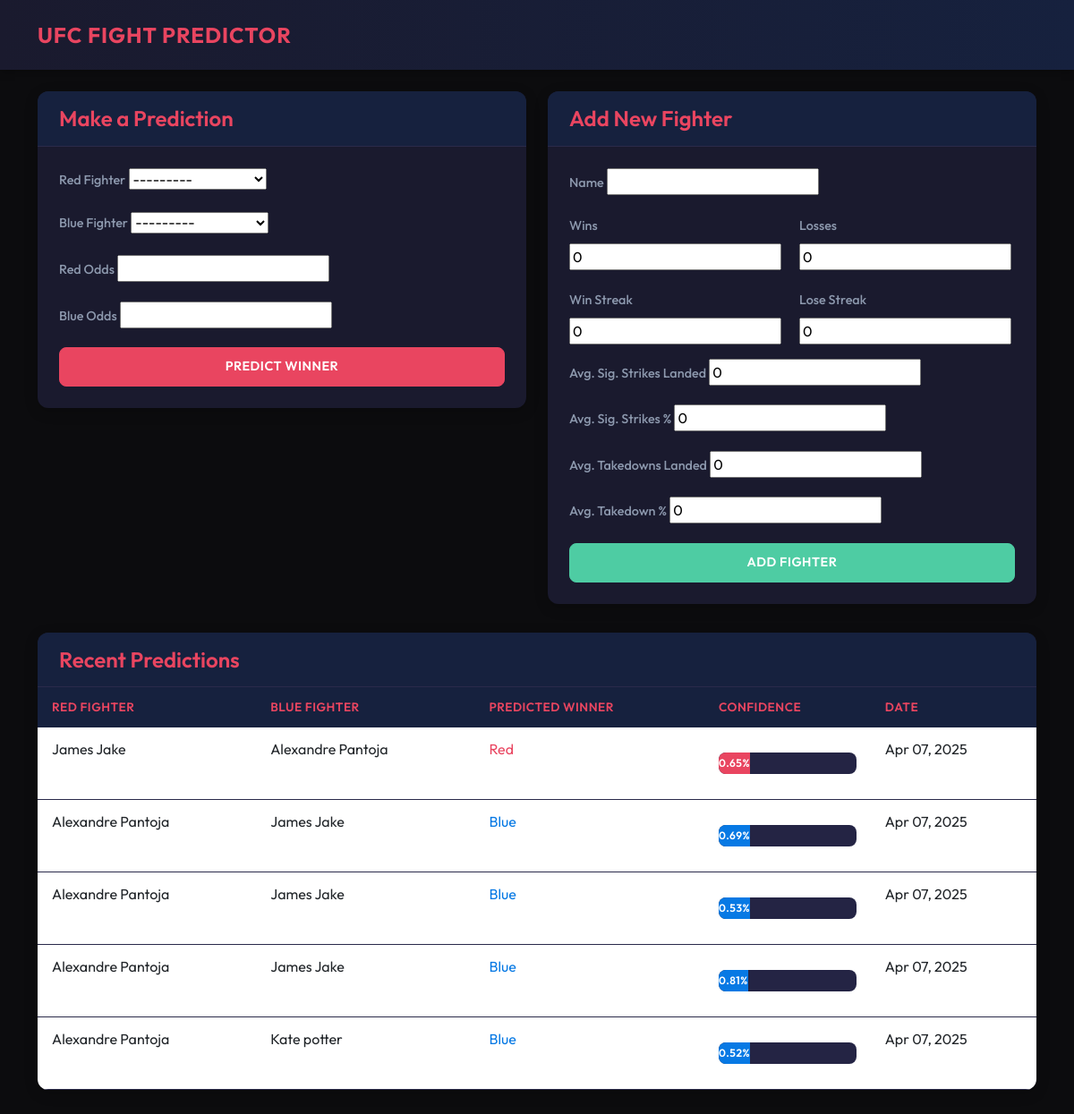
The page / on the database its author committed.
### predictor/models.py (models this page shows, shortened)
class Prediction(models.Model):
    red_fighter = models.ForeignKey(Fighter, related_name='red_fights', on_delete=models.CASCADE)
    blue_fighter = models.ForeignKey(Fighter, related_name='blue_fights', on_delete=models.CASCADE)
    red_odds = models.FloatField()
    blue_odds = models.FloatField()
    predicted_winner = models.CharField(max_length=10)
    prediction_confidence = models.FloatField()
    created_at = models.DateTimeField(auto_now_add=True)

class Fighter(models.Model):
    name = models.CharField(max_length=100)
    wins = models.IntegerField(default=0)
    losses = models.IntegerField(default=0)
    win_streak = models.IntegerField(default=0)
    lose_streak = models.IntegerField(default=0)
    avg_sig_strikes_landed = models.FloatField(default=0)
    avg_sig_strikes_pct = models.FloatField(default=0)
    avg_takedowns_landed = models.FloatField(default=0)
    avg_takedown_pct = models.FloatField(default=0)
    def __str__(self):
        return self.name

### predictor/views.py (the view)
# urls.py: path('', HomeView.as_view(), name='home'),
class HomeView(View):
    def get(self, request):
        prediction_form = PredictionForm()
        fighter_form = FighterForm()
        recent_predictions = Prediction.objects.order_by('-created_at')[:5]
        return render(request, 'predictor/home.html', {
            'prediction_form': prediction_form,
            'fighter_form': fighter_form,
            'recent_predictions': recent_predictions
        })

### predictor/forms.py
class PredictionForm(forms.Form):
    red_fighter = forms.ModelChoiceField(queryset=Fighter.objects.all())
    blue_fighter = forms.ModelChoiceField(queryset=Fighter.objects.all())
    red_odds = forms.FloatField(min_value=0.1)
    blue_odds = forms.FloatField(min_value=0.1)

class FighterForm(forms.ModelForm):
    class Meta:
        model = Fighter
        fields = ['name', 'wins', 'losses', 'win_streak', 'lose_streak',
                  'avg_sig_strikes_landed', 'avg_sig_strikes_pct',
                  'avg_takedowns_landed', 'avg_takedown_pct']

### predictor/templates/predictor/home.html (shortened to what this page needs)
{% extends 'predictor/base.html' %}
{% block content %}
<div class="row g-4">
    <div class="col-md-6">
        <div class="card">
            <div class="card-header">
                <h3>Make a Prediction</h3>
            </div>
            <div class="card-body">
                <form method="post" action="{% url 'make_prediction' %}">
                    <div class="mb-3">
                        <label class="form-label">Red Fighter</label>
                        {{ prediction_form.red_fighter }}
                    </div>
                    <div class="mb-3">
                        <label class="form-label">Blue Fighter</label>
                        {{ prediction_form.blue_fighter }}
                    </div>
                    <div class="mb-3">
                        <label class="form-label">Red Odds</label>
                        {{ prediction_form.red_odds }}
                    </div>
                    <div class="mb-3">
                        <label class="form-label">Blue Odds</label>
                        {{ prediction_form.blue_odds }}
                    </div>
                    <div class="d-grid">
                        <button type="submit" class="btn btn-primary">Predict Winner</button>
                    </div>
                </form>
            </div>
        </div>
    </div>
    <div class="col-md-6">
        <div class="card">
            <div class="card-header">
                <h3>Add New Fighter</h3>
            </div>
            <div class="card-body">
                <form method="post" action="{% url 'add_fighter' %}">
                    <div class="mb-3">
                        <label class="form-label">Name</label>
                        {{ fighter_form.name }}
                    </div>
                    <div class="row g-3">
                        <div class="col-md-6">
                            <label class="form-label">Wins</label>
                            {{ fighter_form.wins }}
                        </div>
                        <div class="col-md-6">
                            <label class="form-label">Losses</label>
                            {{ fighter_form.losses }}
                        </div>
                    </div>
                    <div class="row g-3 mt-1">
                        <div class="col-md-6">
                            <label class="form-label">Win Streak</label>
                            {{ fighter_form.win_streak }}
                        </div>
                        <div class="col-md-6">
                            <label class="form-label">Lose Streak</label>
                            {{ fighter_form.lose_streak }}
                        </div>
                    </div>
                    <div class="mb-3 mt-3">
                        <label class="form-label">Avg. Sig. Strikes Landed</label>
                        {{ fighter_form.avg_sig_strikes_landed }}
                    </div>
                    <div class="mb-3">
                        <label class="form-label">Avg. Sig. Strikes %</label>
                        {{ fighter_form.avg_sig_strikes_pct }}
                    </div>
                    <div class="mb-3">
                        <label class="form-label">Avg. Takedowns Landed</label>
                        {{ fighter_form.avg_takedowns_landed }}
                    </div>
                    <div class="mb-3">
                        <label class="form-label">Avg. Takedown %</label>
                        {{ fighter_form.avg_takedown_pct }}
                    </div>
                    <div class="d-grid">
                        <button type="submit" class="btn btn-success">Add Fighter</button>
                    </div>
                </form>
            </div>
        </div>
    </div>
</div>
<div class="row mt-2">
    <div class="col-12">
        <div class="card">
            <div class="card-header">
                <h3>Recent Predictions</h3>
            </div>
            <div class="card-body p-0">
                <div class="table-responsive">
                    <table class="table table-hover mb-0">
                        <thead>
                            <tr>
                                <th>Red Fighter</th>
                                <th>Blue Fighter</th>
                                <th>Predicted Winner</th>
                                <th>Confidence</th>
                                <th>Date</th>
                            </tr>
                        </thead>
                        <tbody>
                            {% for prediction in recent_predictions %}
                            <tr>
                                <td>{{ prediction.red_fighter.name }}</td>
                                <td>{{ prediction.blue_fighter.name }}</td>
                                <td>
                                    <span class="{% if prediction.predicted_winner == 'Red' %}text-danger{% else %}text-primary{% endif %}">
                                        {{ prediction.predicted_winner }}
                                    </span>
                                </td>
                                <td>
  <div class="progress">
    <div
      class="progress-bar {% if prediction.predicted_winner == 'Red' %}bg-danger{% else %}bg-primary{% endif %} progress-bar-width-{{ prediction.prediction_confidence|floatformat:'0' }}"
      role="progressbar"
      aria-valuenow="{{ prediction.prediction_confidence|floatformat:'2' }}"
      aria-valuemin="0"
      aria-valuemax="100"
    >
      {{ prediction.prediction_confidence|floatformat:'2' }}%
    </div>
  </div>
</td>
                                <td>{{ prediction.created_at|date:"M d, Y" }}</td>
                            </tr>
                            {% empty %}
                            <tr>
                                <td colspan="5" class="text-center py-4">No predictions yet</td>
                            </tr>
                            {% endfor %}
                        </tbody>
                    </table>
                </div>
            </div>
        </div>
    </div>
</div>
{% endblock %}

### predictor/templates/predictor/base.html (shortened to what this page needs)
<!DOCTYPE html>
<html>
<head>
    <link href="https://cdn.jsdelivr.net/npm/bootstrap@5.3.0/dist/css/bootstrap.min.css" rel="stylesheet">
</head>
<body>
    <nav class="navbar navbar-expand-lg navbar-dark">
        <div class="container">
            <a class="navbar-brand" href="{% url 'home' %}">UFC Fight Predictor</a>
        </div>
    </nav>
    <div class="container mt-4 mb-4">
        {% block content %}{% endblock %}
    </div>
</body>
</html>

### predictor/templates/predictor/base.html (style rules this page uses)
body { background-color: #0c0c0e; color: #f0f2f5; min-height: 100vh; font-family: 'Outfit', sans-serif; }
.navbar { background: linear-gradient(90deg, #1a1a2e 0%, #16213e 100%) !important; box-shadow: 0 2px 10px rgba(0, 0, 0, 0.3); padding: 1rem 0; }
.navbar-brand { font-weight: 700; font-size: 1.5rem; color: #e94560 !important; text-transform: uppercase; letter-spacing: 1px; }
.card { background-color: #1a1a2e; border: none; color: #f0f2f5; border-radius: 0.75rem; overflow: hidden; box-shadow: 0 4px 15px rgba(0, 0, 0, 0.2); margin-bottom: 1.5rem; }
.card-header { background-color: #16213e; border-bottom: 1px solid #2a2a4a; padding: 1rem 1.5rem; }
.card-header h3 { margin-bottom: 0; font-weight: 600; color: #e94560; font-size: 1.5rem; }
.card-body { padding: 1.5rem; }
.table { color: #f0f2f5; border-collapse: separate; border-spacing: 0; margin-bottom: 0; }
.table th, .table td { border-color: #2a2a4a; padding: 0.75rem 1rem; }
.table th { background-color: #16213e; color: #e94560; font-weight: 600; text-transform: uppercase; letter-spacing: 0.5px; font-size: 0.85rem; border-bottom: none; }
.form-label { color: #8d99ae; font-weight: 500; margin-bottom: 0.5rem; font-size: 0.9rem; }
.btn { border-radius: 0.5rem; padding: 0.625rem 1.25rem; font-weight: 600; text-transform: uppercase; letter-spacing: 0.5px; transition: all 0.3s ease; font-size: 0.9rem; }
.btn-primary { background-color: #e94560; border-color: #e94560; }
.btn-success { background-color: #4ecca3; border-color: #4ecca3; }
.bg-danger { background-color: #e94560 !important; }
.bg-primary { background-color: #0779e4 !important; }
.text-danger { color: #e94560 !important; }
.text-primary { color: #0779e4 !important; }
.progress { background-color: #242444; height: 1.5rem; margin: 1rem 0; border-radius: 0.5rem; overflow: hidden; }
.progress-bar { display: flex; align-items: center; justify-content: center; font-weight: 600; letter-spacing: 0.5px; }

### rows shown on the page
Prediction: red_fighter.name "James Jake", blue_fighter.name "Alexandre Pantoja", predicted_winner "Red", prediction_confidence "0.65", created_at "Apr 07, 2025"
Prediction: red_fighter.name "Alexandre Pantoja", blue_fighter.name "James Jake", predicted_winner "Blue", prediction_confidence "0.69", created_at "Apr 07, 2025"
Prediction: red_fighter.name "Alexandre Pantoja", blue_fighter.name "James Jake", predicted_winner "Blue", prediction_confidence "0.53", created_at "Apr 07, 2025"
Prediction: red_fighter.name "Alexandre Pantoja", blue_fighter.name "James Jake", predicted_winner "Blue", prediction_confidence "0.81", created_at "Apr 07, 2025"
Prediction: red_fighter.name "Alexandre Pantoja", blue_fighter.name "Kate potter", predicted_winner "Blue", prediction_confidence "0.52", created_at "Apr 07, 2025"
